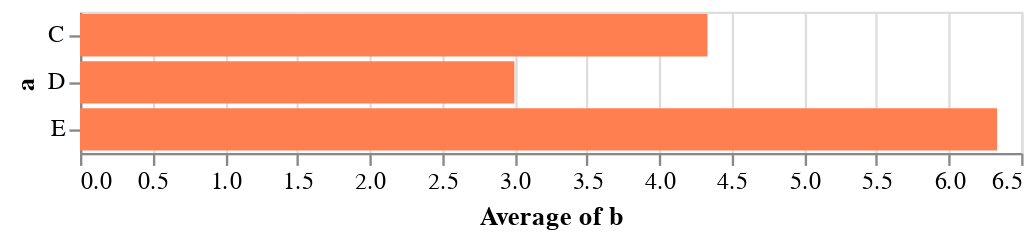

This figure's notebook cell:
### Markdown cell above
## Change mark color

### Code cell
chart_bar = chart.mark_bar(color='Coral').encode(x='average(b)',y='a')
chart_bar

### Figure 1 — Vega-Lite specification as saved in the notebook (floating-point values rounded to 4 significant figures)
{"config": {"view": {"continuousWidth": 400, "continuousHeight": 300}}, "data": {"name": "data-347f1284ea3247c0f55cb966abbdd2d8"}, "mark": {"type": "bar", "color": "Coral"}, "encoding": {"x": {"type": "quantitative", "aggregate": "average", "field": "b"}, "y": {"type": "nominal", "field": "a"}}, "$schema": "https://vega.github.io/schema/vega-lite/v4.8.1.json", "datasets": {"data-347f1284ea3247c0f55cb966abbdd2d8": [{"a": "C", "b": 2}, {"a": "C", "b": 7}, {"a": "C", "b": 4}, {"a": "D", "b": 1}, {"a": "D", "b": 2}, {"a": "D", "b": 6}, {"a": "E", "b": 8}, {"a": "E", "b": 4}, {"a": "E", "b": 7}]}}
